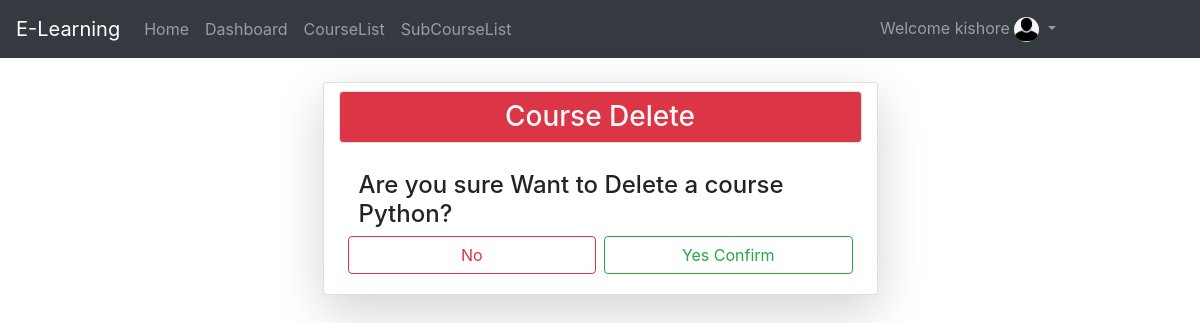
Page /crdlt/1/ (signed in) on the committed database.
### Eapp/models.py (models this page shows, shortened)
class User(AbstractUser):
	t = {
		('F','Female'),('M','Male')
		}
	y = {(1,'Student'),(2,'Instructor')}
	age = models.IntegerField(default=18)
	gender = models.CharField(choices=t,max_length=10)
	mobile = models.CharField(max_length=11)
	pfimg = models.ImageField(upload_to='Profileimage/',default="profile.png")
	usrole = models.IntegerField(choices=y,default=1)

class CourseCategory(models.Model):
	ctitle = models.CharField(max_length=120)
	cimg = models.ImageField(upload_to='CourseImages/',default="course.png")
	usd = models.ForeignKey(User,on_delete=models.CASCADE)

### Eapp/views.py (the view)
# urls.py: path('crdlt/<int:y>/',views.coursedlt,name="crdl"),
@login_required
def coursedlt(request,y):
	r = CourseCategory.objects.get(id=y)
	if request.method == "POST":
		r.delete()
		return redirect('/ccty')
	return render(request,'html/crdlt.html',{'n':r})

### Eapp/templates/html/crdlt.html (shortened to what this page needs)
{% extends 'html/base.html' %}
{% block content %}
<div class="container mt-4">
	<div class="card col-md-6 mx-auto shadow-lg">
		<h3 class="bg-danger text-light text-center border rounded p-2 mt-2">Course Delete</h3>
		<div class="card-body">
			<form method="post">
				<h4>Are you sure Want to Delete a course {{n.ctitle}}?</h4>
				<div class="row">
					<a href="{% url 'cty' %}" class="btn btn-outline-danger col-sm mx-1">No</a>
					<input type="submit" value="Yes Confirm" class="btn btn-outline-success col-sm mx-1">
				</div>
			</form>
		</div>
	</div>
</div>
{% endblock %}

### Eapp/templates/html/navbar.html (shortened to what this page needs)
<nav class="navbar navbar-expand-sm bg-dark navbar-dark">
  <a class="navbar-brand" href="{% url 'hm' %}">E-Learning
  </a>
  <ul class="navbar-nav">
    {% if not user.is_authenticated %}
    <li class="nav-item">
      <a class="nav-link" href="{% url 'hm' %}">Home</a>
    </li>
    <li class="nav-item">
      <a class="nav-link" href="{% url 'ab' %}">Aboutus</a>
    </li>
    <li class="nav-item">
      <a class="nav-link" href="{% url 'ct' %}">Contactus</a>
    </li>
    <li class="nav-item">
      <a class="nav-link" href="{% url 'rg' %}">Registration</a>
    </li>
    {% elif user.usrole == 2 %}
    <li class="nav-item">
      <a class="nav-link" href="{% url 'hm' %}">Home</a>
    </li>
    <li class="nav-item">
      <a class="nav-link" href="{% url 'dsh' %}">Dashboard</a>
    </li>
    <li class="nav-item">
      <a class="nav-link" href="{% url 'cty' %}">CourseList</a>
    </li>
    <li class="nav-item">
      <a class="nav-link" href="{% url 'sbcrl' %}">SubCourseList</a>
    </li>
    {% endif %}
  </ul>
  <ul class="navbar-nav ml-auto" style="margin-right: 120px">
    {% if user.is_authenticated %}
    <div class="dropdown">
    <a class="nav-link dropdown-toggle" data-toggle="dropdown">
    Welcome {{request.user.username}} <img src="{{request.user.pfimg.url}}" class="rounded-circle" height="25px" width="25px">
    </a>
    </div>
    {% else %}
    <li class="nav-item">
      <a class="nav-link" href="{% url 'lg' %}">Login</a>
    </li>
    {% endif %}
  </ul>
</nav>

### rows in the picture
User: user.username "kishore", user.pfimg (placeholder picture)
CourseCategory: ctitle "Python"
